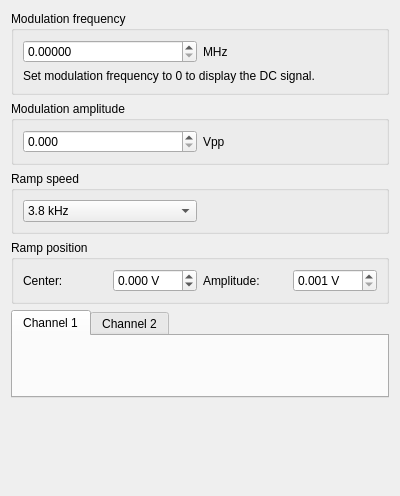
<?xml version="1.0" encoding="UTF-8"?>
<ui version="4.0">
 <class>Form</class>
 <widget class="QWidget" name="Form">
  <property name="geometry">
   <rect>
    <x>0</x>
    <y>0</y>
    <width>400</width>
    <height>496</height>
   </rect>
  </property>
  <property name="windowTitle">
   <string>Form</string>
  </property>
  <layout class="QVBoxLayout" name="verticalLayout">
   <item>
    <widget class="QGroupBox" name="groupBox_4">
     <property name="title">
      <string>Modulation frequency</string>
     </property>
     <layout class="QVBoxLayout" name="verticalLayout_5">
      <item>
       <layout class="QHBoxLayout" name="horizontalLayout_6">
        <item>
         <widget class="QDoubleSpinBox" name="modulation_frequency">
          <property name="decimals">
           <number>5</number>
          </property>
          <property name="stepType">
           <enum>QAbstractSpinBox::AdaptiveDecimalStepType</enum>
          </property>
         </widget>
        </item>
        <item>
         <widget class="QLabel" name="label_5">
          <property name="text">
           <string>MHz</string>
          </property>
         </widget>
        </item>
       </layout>
      </item>
      <item>
       <widget class="QLabel" name="label_3">
        <property name="text">
         <string>Set modulation frequency to 0 to display the DC signal.</string>
        </property>
        <property name="wordWrap">
         <bool>true</bool>
        </property>
       </widget>
      </item>
     </layout>
    </widget>
   </item>
   <item>
    <widget class="QGroupBox" name="groupBox">
     <property name="title">
      <string>Modulation amplitude</string>
     </property>
     <layout class="QVBoxLayout" name="verticalLayout_2">
      <item>
       <layout class="QHBoxLayout" name="horizontalLayout_2">
        <item>
         <widget class="QDoubleSpinBox" name="modulation_amplitude">
          <property name="decimals">
           <number>3</number>
          </property>
          <property name="maximum">
           <double>2.000000000000000</double>
          </property>
          <property name="singleStep">
           <double>0.100000000000000</double>
          </property>
          <property name="stepType">
           <enum>QAbstractSpinBox::AdaptiveDecimalStepType</enum>
          </property>
         </widget>
        </item>
        <item>
         <widget class="QLabel" name="label">
          <property name="text">
           <string>Vpp</string>
          </property>
         </widget>
        </item>
       </layout>
      </item>
     </layout>
    </widget>
   </item>
   <item>
    <widget class="QGroupBox" name="groupBox_3">
     <property name="title">
      <string>Ramp speed</string>
     </property>
     <layout class="QVBoxLayout" name="verticalLayout_4">
      <item>
       <layout class="QHBoxLayout" name="horizontalLayout_5">
        <item>
         <widget class="QComboBox" name="ramp_speed">
          <property name="sizePolicy">
           <sizepolicy hsizetype="Minimum" vsizetype="Fixed">
            <horstretch>0</horstretch>
            <verstretch>0</verstretch>
           </sizepolicy>
          </property>
          <item>
           <property name="text">
            <string>3.8 kHz</string>
           </property>
          </item>
          <item>
           <property name="text">
            <string>1.9 kHz</string>
           </property>
          </item>
          <item>
           <property name="text">
            <string>954 Hz</string>
           </property>
          </item>
          <item>
           <property name="text">
            <string>477 Hz</string>
           </property>
          </item>
          <item>
           <property name="text">
            <string>238 Hz</string>
           </property>
          </item>
          <item>
           <property name="text">
            <string>119 Hz</string>
           </property>
          </item>
          <item>
           <property name="text">
            <string>59 Hz</string>
           </property>
          </item>
          <item>
           <property name="text">
            <string>30 Hz</string>
           </property>
          </item>
          <item>
           <property name="text">
            <string>15 Hz</string>
           </property>
          </item>
          <item>
           <property name="text">
            <string>7.5 Hz</string>
           </property>
          </item>
          <item>
           <property name="text">
            <string>3.7 Hz</string>
           </property>
          </item>
          <item>
           <property name="text">
            <string>1.9 Hz</string>
           </property>
          </item>
          <item>
           <property name="text">
            <string>0.93 Hz</string>
           </property>
          </item>
          <item>
           <property name="text">
            <string>0.47 Hz</string>
           </property>
          </item>
          <item>
           <property name="text">
            <string>0.23 Hz</string>
           </property>
          </item>
          <item>
           <property name="text">
            <string>0.12 Hz</string>
           </property>
          </item>
         </widget>
        </item>
        <item>
         <widget class="QLabel" name="label_2">
          <property name="text">
           <string/>
          </property>
         </widget>
        </item>
       </layout>
      </item>
     </layout>
    </widget>
   </item>
   <item>
    <widget class="QGroupBox" name="groupBox_ramp_position">
     <property name="title">
      <string>Ramp position</string>
     </property>
     <layout class="QHBoxLayout" name="horizontalLayout_ramp_position">
      <item>
       <widget class="QLabel" name="label_ramp_center">
        <property name="text">
         <string>Center:</string>
        </property>
       </widget>
      </item>
      <item>
       <widget class="QDoubleSpinBox" name="ramp_center">
        <property name="keyboardTracking">
         <bool>false</bool>
        </property>
        <property name="decimals">
         <number>3</number>
        </property>
        <property name="minimum">
         <double>-1.000000000000000</double>
        </property>
        <property name="maximum">
         <double>1.000000000000000</double>
        </property>
        <property name="singleStep">
         <double>0.010000000000000</double>
        </property>
        <property name="suffix">
         <string> V</string>
        </property>
       </widget>
      </item>
      <item>
       <widget class="QLabel" name="label_ramp_amplitude">
        <property name="text"><string>Amplitude:</string></property>
       </widget>
      </item>
      <item>
       <widget class="QDoubleSpinBox" name="ramp_amplitude_spinbox">
        <property name="keyboardTracking">
         <bool>false</bool>
        </property>
        <property name="decimals">
         <number>3</number>
        </property>
        <property name="minimum">
         <double>0.001000000000000</double>
        </property>
        <property name="maximum">
         <double>1.000000000000000</double>
        </property>
        <property name="singleStep">
         <double>0.010000000000000</double>
        </property>
        <property name="suffix">
         <string> V</string>
        </property>
       </widget>
      </item>
     </layout>
    </widget>
   </item>
   <item>
    <widget class="QTabWidget" name="spectroscopyTabs">
     <property name="minimumSize">
      <size>
       <width>0</width>
       <height>0</height>
      </size>
     </property>
     <property name="currentIndex">
      <number>0</number>
     </property>
     <widget class="QWidget" name="spectroscopy_channel_1_page">
      <attribute name="title">
       <string>Channel 1</string>
      </attribute>
      <layout class="QVBoxLayout" name="verticalLayout_20">
       <item>
        <widget class="SpectroscopyChannelAPanel" name="widget_4" native="true">
         <property name="minimumSize">
          <size>
           <width>0</width>
           <height>0</height>
          </size>
         </property>
        </widget>
       </item>
      </layout>
     </widget>
     <widget class="QWidget" name="spectroscopy_channel_2_page">
      <attribute name="title">
       <string>Channel 2</string>
      </attribute>
      <layout class="QVBoxLayout" name="verticalLayout_19">
       <item>
        <widget class="QLabel" name="spectroscopyBPanelDisabled">
         <property name="text">
          <string>Enable dual channel spectroscopy in &quot;General&quot; tab in order to use the second channel.</string>
         </property>
         <property name="alignment">
          <set>Qt::AlignJustify|Qt::AlignTop</set>
         </property>
         <property name="wordWrap">
          <bool>true</bool>
         </property>
        </widget>
       </item>
       <item>
        <widget class="SpectroscopyChannelBPanel" name="spectroscopyBPanel" native="true"/>
       </item>
      </layout>
     </widget>
    </widget>
   </item>
   <item>
    <spacer name="verticalSpacer">
     <property name="orientation">
      <enum>Qt::Vertical</enum>
     </property>
     <property name="sizeHint" stdset="0">
      <size>
       <width>20</width>
       <height>0</height>
      </size>
     </property>
    </spacer>
   </item>
  </layout>
 </widget>
 <customwidgets>
  <customwidget>
   <class>SpectroscopyChannelBPanel</class>
   <extends>QWidget</extends>
   <header location="global">spectroscopy_panel.h</header>
   <container>1</container>
  </customwidget>
  <customwidget>
   <class>SpectroscopyChannelAPanel</class>
   <extends>QWidget</extends>
   <header location="global">spectroscopy_panel.h</header>
   <container>1</container>
  </customwidget>
 </customwidgets>
 <resources/>
 <connections/>
</ui>
